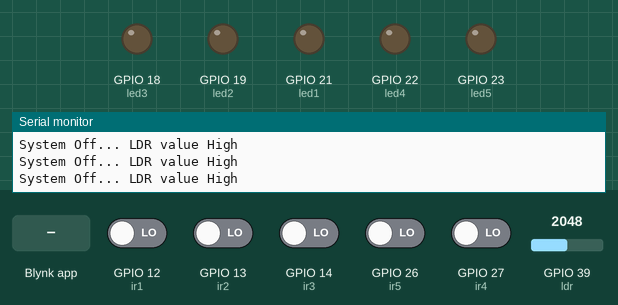
Bench run of a sketch on a simulated ESP32-S3. Shown: output pins drawn as LEDs (lit = HIGH), the last lines printed to the serial monitor. The inputs (shaded band) are chosen by the test bench; at power-on: GPIO 12 (ir1), GPIO 13 (ir2), GPIO 14 (ir3), GPIO 26 (ir5), GPIO 27 (ir4) LOW, GPIO 39 (ldr) = 2048.

Above: at 3.1 s.
3.2 s: GPIO 39 (ldr) set to 161
6.2 s: GPIO 39 (ldr) set to 135
At 7.9 s:
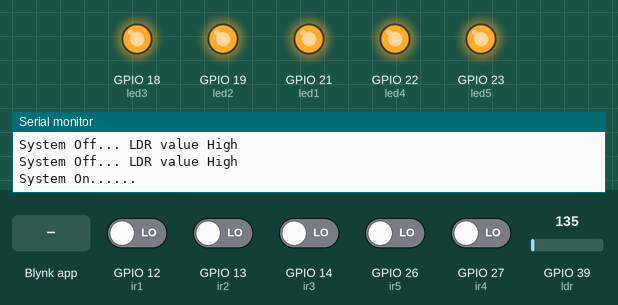
8.9 s: Blynk app writes 0 to V2
At 9.35 s:
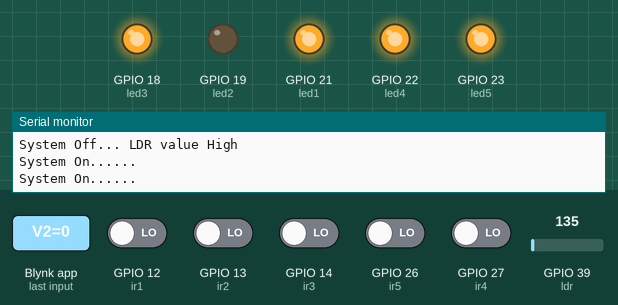
11.0 s: GPIO 12 (ir1) driven HIGH
At 12.8 s:
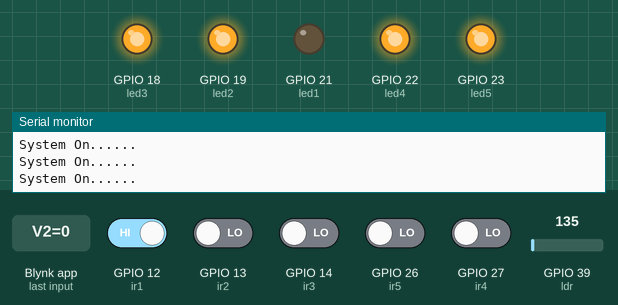
13.7 s: GPIO 13 (ir2) driven HIGH
At 15.8 s:
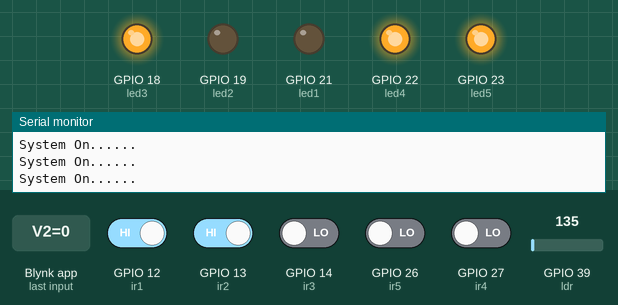
16.1 s: GPIO 14 (ir3) driven HIGH
At 17.3 s:
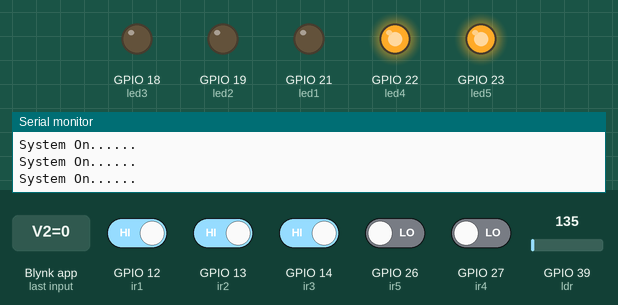
Timing chart, 0 to 18.9 s (numbered marks = the images above; inputs shaded):
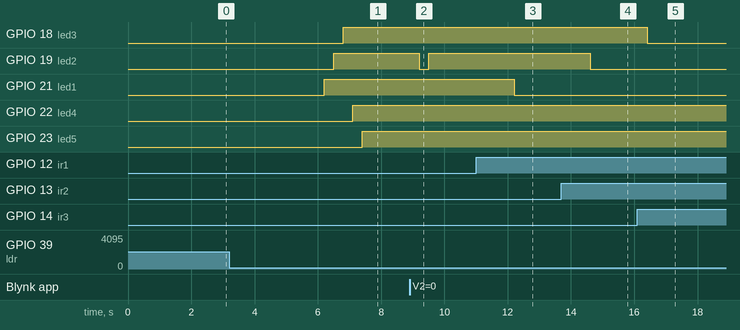

Measured:
- the behaviour switches between 150 and 149 on GPIO 39 (ldr) (found by bisection; images 0 and 1)
- after the input at 6.2 s, GPIO 18 (led3): LOW → HIGH after 0.60 s; GPIO 19 (led2): LOW → HIGH after 0.30 s; GPIO 21 (led1): LOW → HIGH at once; GPIO 22 (led4): LOW → HIGH after 0.90 s; GPIO 23 (led5): LOW → HIGH after 1.2 s
- after the input at 8.9 s, GPIO 19 (led2): HIGH → LOW after 0.30 s, → HIGH 0.30 s later
- after the input at 11.0 s, GPIO 21 (led1): HIGH → LOW after 1.2 s
- after the input at 13.7 s, GPIO 19 (led2): HIGH → LOW after 0.91 s
- after the input at 16.1 s, GPIO 18 (led3): HIGH → LOW after 0.31 s

The sketch:

Edgent_ESP32.ino
```cpp
// Fill-in information from your Blynk Template here
#define BLYNK_TEMPLATE_ID "TMPLLYG-1xaT"
#define BLYNK_DEVICE_NAME "Quickstart Template"

#define BLYNK_FIRMWARE_VERSION        "0.1.0"

#define BLYNK_PRINT Serial
//#define BLYNK_DEBUG

#define APP_DEBUG
#define DEEP_SLEEP_TIME 15
// Uncomment your board, or configure a custom board in Settings.h
//#define USE_WROVER_BOARD
//#define USE_TTGO_T7
//#define USE_ESP32C3_DEV_MODULE
//#define USE_ESP32S2_DEV_KIT

#include "BlynkEdgent.h"

int emergencyOn=0;
int led1=21,led2=19,led3=18,led4=22,led5=23;
int ir1=12,ir2=13,ir3=14,ir4=27,ir5=26;
int isOn1=0,isOn2=0,isOn3=0,isOn4=0,isOn5=0;
int  irVal1,irVal2,irVal3,irVal4,irVal5;
int ldr=39;//vn
void objectDetect();

BLYNK_WRITE(V0){
  int pinValue=param.asInt();
  emergencyOn=pinValue;
  lightOn(led1,pinValue,isOn1);
  lightOn(led2,pinValue,isOn2);
  lightOn(led3,pinValue,isOn3);
  lightOn(led4,pinValue,isOn4);
  lightOn(led5,pinValue,isOn5);
 }

 BLYNK_WRITE(V1){
  int pinValue=param.asInt();
  isOn1=pinValue;
  digitalWrite(led1,pinValue);//led1
 }
 BLYNK_WRITE(V2){
  int pinValue=param.asInt();
  isOn2=pinValue;
  digitalWrite(led2,pinValue);//led2
 }
 BLYNK_WRITE(V3){
  int pinValue=param.asInt();
  isOn3=pinValue;
  digitalWrite(led3,pinValue);//led3
 }
 BLYNK_WRITE(V4){
  int pinValue=param.asInt();
  isOn4=pinValue;
  digitalWrite(led4,pinValue);//led4
 }
 BLYNK_WRITE(V5){
  int pinValue=param.asInt();
  isOn5=pinValue;
  digitalWrite(led5,pinValue);//led5
 }

void setup()
{
  pinMode(led1,OUTPUT);//LED1
  pinMode(led2,OUTPUT);//LED2
  pinMode(led3,OUTPUT);//LED3
  pinMode(led4,OUTPUT);//LED4
  pinMode(led5,OUTPUT);//LED5

  pinMode(ir1,INPUT);//IR1
  pinMode(ir2,INPUT);//IR2
  pinMode(ir3,INPUT);//IR3
  pinMode(ir4,INPUT);//IR4
  pinMode(ir5,INPUT);//IR5

  pinMode(ldr,INPUT);//LDR

  Serial.begin(115200);
  delay(100);

  BlynkEdgent.begin();
}

void loop() {
  BlynkEdgent.run();
  if(!emergencyOn){
  int ldrVal=analogRead(ldr);
    //Serial.print("ldr:");
    //Serial.println(ldrVal);
    if(ldrVal<150){
      systemOn();
      Serial.println("System On......");
     }else{
      Serial.println("System Off... LDR value High");
      }
  }else{Serial.println("Emergency On...");}
}

void systemOn(){
  readingIrs();
  objectDetect(irVal1,led1,isOn1);
  objectDetect(irVal2,led2,isOn2);
  objectDetect(irVal3,led3,isOn3);
  objectDetect(irVal4,led4,isOn4);
  objectDetect(irVal5,led5,isOn5);

}
void readingIrs(){
  irVal1=digitalRead(ir1);
  irVal2=digitalRead(ir2);
  irVal3=digitalRead(ir3);
  irVal4=digitalRead(ir4);
  irVal5=digitalRead(ir5);
 }

void lightOn(int led,int pinVal,int isOn){
  if(!isOn){
    digitalWrite(led,pinVal);
    }
  }

void objectDetect(int irVal,int led,int isOn){
  if(!isOn){
     if(!irVal){
        digitalWrite(led,HIGH);
        delay(300);
     }else{
      digitalWrite(led,LOW);
     }
  }
}
```
